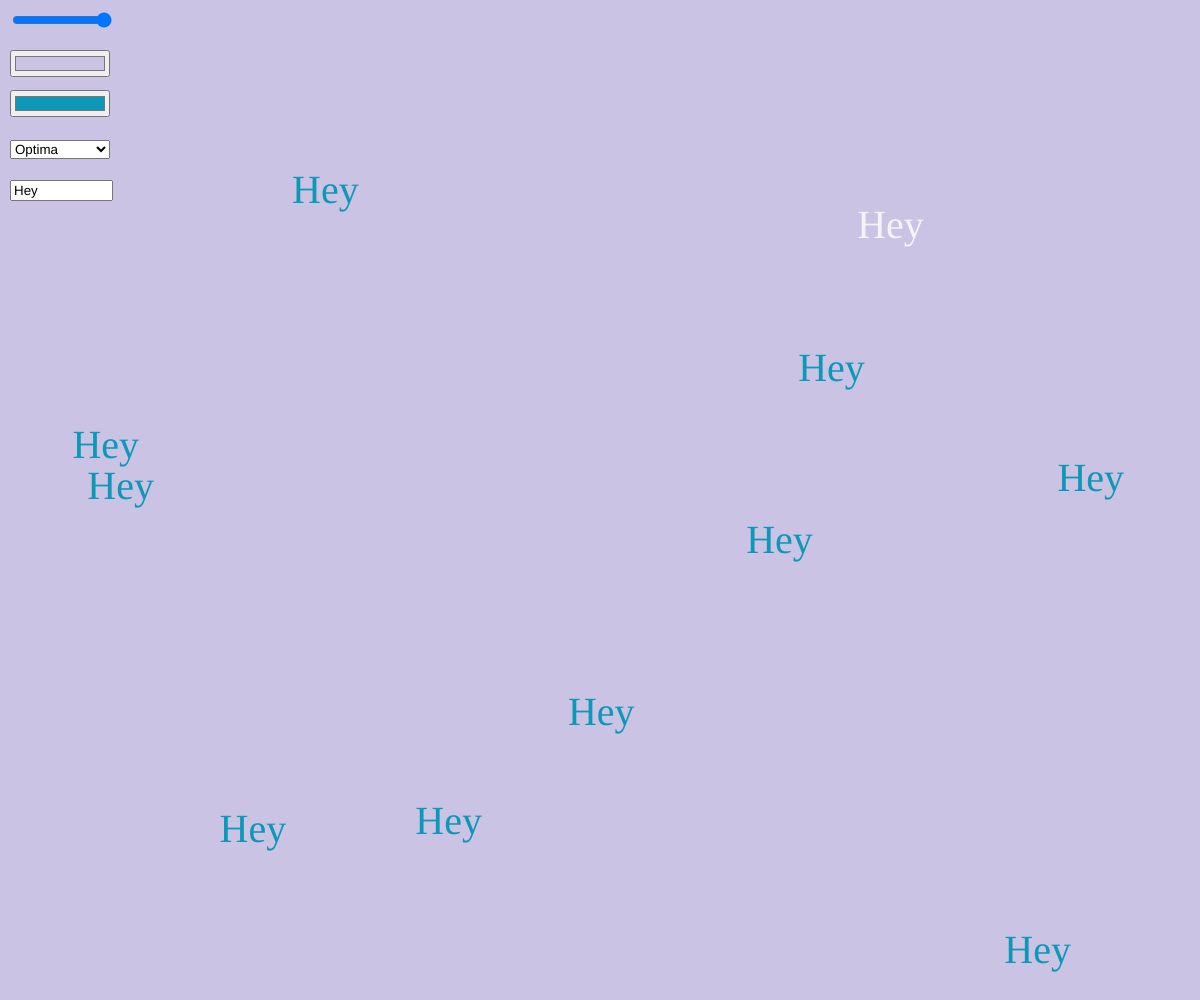
Frame 1 (no input)
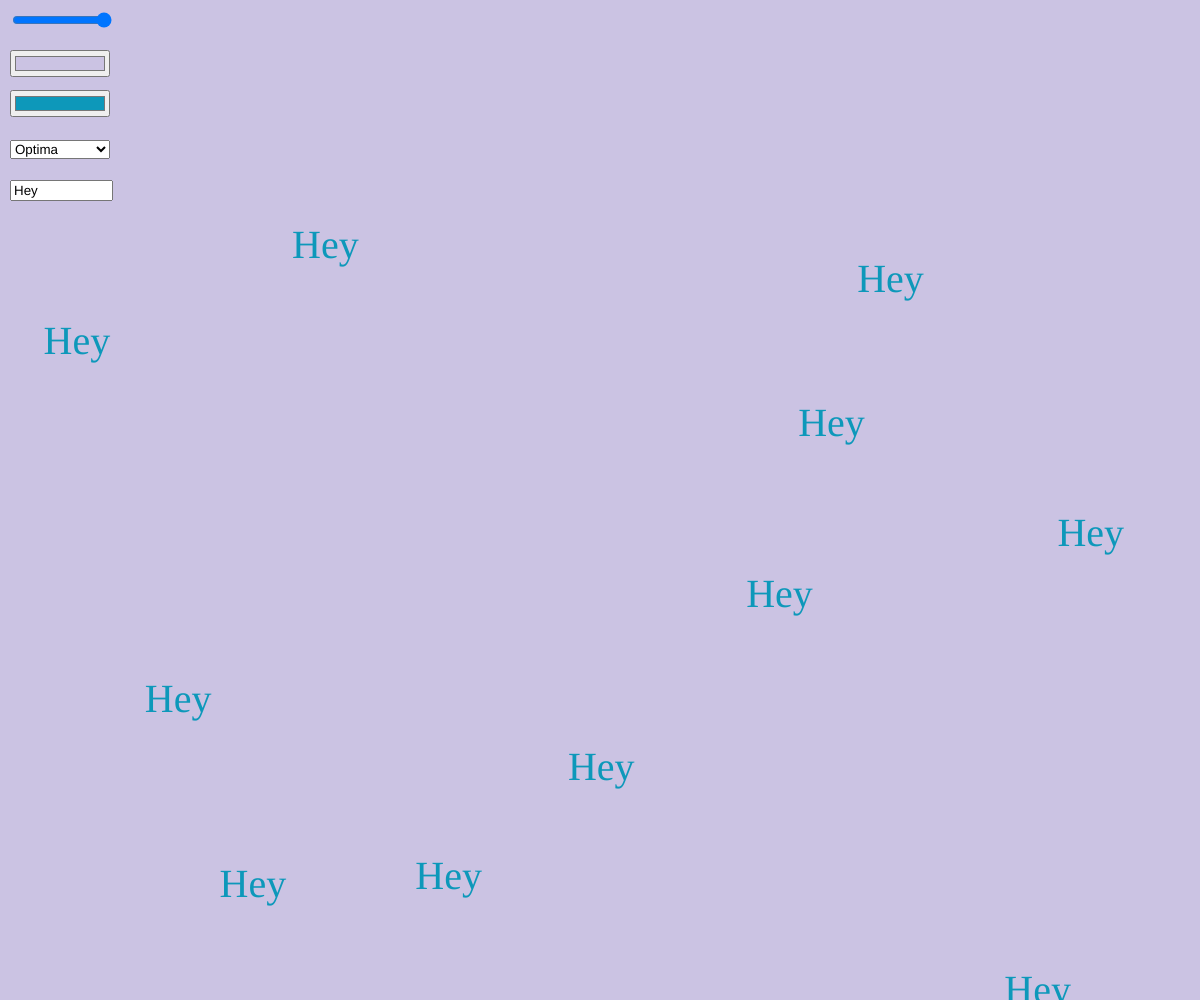
Frame 60 (no input)
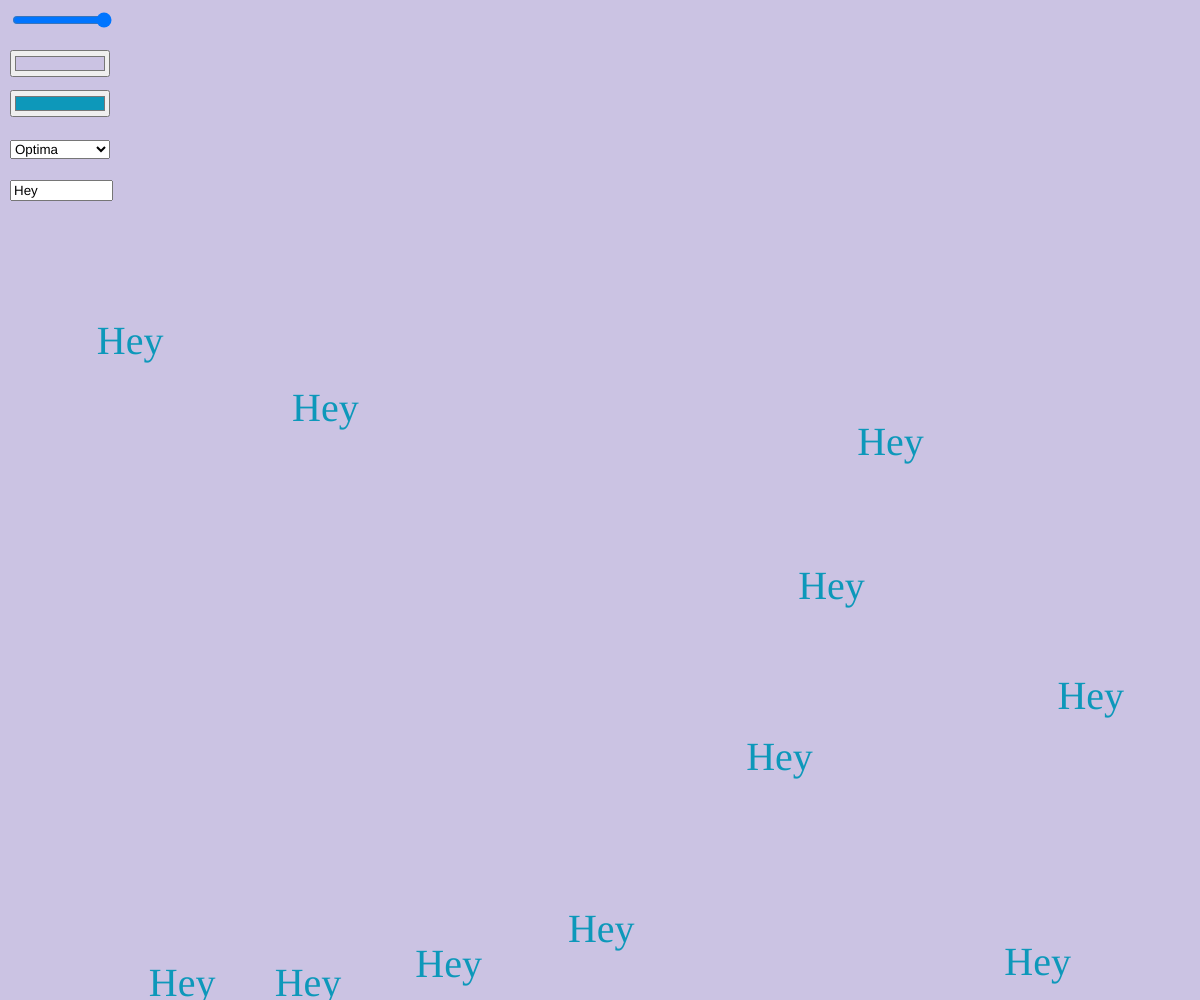
Frame 120 (the mouse pressed at the canvas centre since frame 60)

The p5.js sketch that drew these frames (run headless with seeded random() and noise() and a simulated clock; from frame 60 on, the mouse is pressed at the canvas centre):

// p5.js sketch
// ── sketch.js

let numBalls = 13;
let spring = 0.05;
let gravity = 0.03;
let friction = -0.9;
let balls = [];


let tsize
let colorPicker;
let colorPicker2;
let sel
var inp;


var textin = "Hey";

function setup() {
  createCanvas(windowWidth, windowHeight);
  for (let i = 0; i < numBalls; i++) {
    balls[i] = new Ball(
      random(width),
      random(height),
      random(30, 70),
      i,
      balls
    );
  }
  noStroke();
  fill(255, 204);
  
  tsize = createSlider(0, 40, 80);
  tsize .addClass('Slider1');
  tsize.position(10, 10);
  tsize.style('width', '100px');
  
  colorPicker = createColorPicker("#CBC3E3");
  colorPicker .addClass('Picker');
  colorPicker.position(10, 50);
  colorPicker.style("width", "100px");

  colorPicker2 = createColorPicker("#0D98BA");
  colorPicker2 .addClass('Picker2');
  colorPicker2.position(10, 90);
  colorPicker2.style("width", "100px");
  
  inp = createInput(textin);
  inp .addClass('type');
  inp.position(10, 180);
  inp.size(95);
  //inp.input(myInputEvent);
  
  
  sel = createSelect();
  sel .addClass('textSel');
  sel.position(10, 140);
  sel.option("Optima");
  sel.option("American Typewriter");
  sel.option("Bohem Vintage");
  sel.option("Apple Chancery");
  sel.option("Andale Mono");
  sel.option("Bradley Hand");
  sel.selected("Optima");
  sel.style("width", "100px");


  
}

function draw() {
background(colorPicker.color());
  
  balls.forEach(ball => {
    ball.collide();
    ball.move();
    ball.display();
  });
}


class Ball {
  constructor(xin, yin, din, idin, oin) {
    this.x = xin;
    this.y = yin;
    this.vx = 0;
    this.vy = 0;
    this.diameter = din;
    this.id = idin;
    this.others = oin;
  }

  collide() {
    for (let i = this.id + 1; i < numBalls; i++) {
      // console.log(others[i]);
      let dx = this.others[i].x - this.x;
      let dy = this.others[i].y - this.y;
      let distance = sqrt(dx * dx + dy * dy);
      let minDist = this.others[i].diameter / 2 + this.diameter / 2;
      //   console.log(distance);
      //console.log(minDist);
      if (distance < minDist) {
        //console.log("2");
        let angle = atan2(dy, dx);
        let targetX = this.x + cos(angle) * minDist;
        let targetY = this.y + sin(angle) * minDist;
        let ax = (targetX - this.others[i].x) * spring;
        let ay = (targetY - this.others[i].y) * spring;
        this.vx -= ax;
        this.vy -= ay;
        this.others[i].vx += ax;
        this.others[i].vy += ay;
      }
    }
  }

  move() {
    this.vy += gravity;
    this.x += this.vx;
    this.y += this.vy;
    if (this.x + this.diameter / 2 > width) {
      this.x = width - this.diameter / 2;
      this.vx *= friction;
    } else if (this.x - this.diameter / 2 < 0) {
      this.x = this.diameter / 2;
      this.vx *= friction;
    }
    if (this.y + this.diameter / 2 > height) {
      this.y = height - this.diameter / 2;
      this.vy *= friction;
    } else if (this.y - this.diameter / 2 < 0) {
      this.y = this.diameter / 2;
      this.vy *= friction;
    }

  }

  display() {
    textFont(sel.value());
    textSize(tsize.value());
    text(inp.value(), this.x, this.y, this.diameter, this.diameter);
    fill(colorPicker2.color());
  }
   
}


function windowResized() {
  clear();
  resizeCanvas(windowWidth, windowHeight);
  
}


// ── style.css
html, body {
  margin: 0;
  padding: 0;
  overflow: hidden;
}
canvadisplay block{
}

.Slider1{
  -webkit-appearance: none;
  width: 100%;
  height: 25px;
  background: lightgreen;
  outline: none;
  border-radius: 20px;
  margin: 5px;
  cursor: pointer;
}

.Slider1::-webkit-slider-thumb {
  -webkit-appearance: none;
  appearance: none;
  width: 15px;
  height: 25px;
  background: #04AA6D;
  cursor: pointer;
}

.Slider1:hover {
  background: green;
}

.Picker{
 border: 3px solid white;
 border-radius: 28px;
 padding: 1px;
 margin: 5px;
cursor: pointer;
}

.Picker:hover{
  background: #CDCDCD;
}

.Picker2{
 border: 3px solid #FFFFFF;
 border-radius: 28px;
 padding: 1px;
 margin: 5px;
cursor: pointer;
}

.Picker2:hover{
  background: #CDCDCD;
}

.textSel{
 -webkit-appearance: none;
  width: 100%;
  height: 25px;
  background: lightgreen;
  outline: none;
  border-radius: 28px; 
  border: 2px solid lightgreen;
  margin: 5px;
  cursor: pointer;
}

.textSel:hover {
  background: green;
}

.type{
 -webkit-appearance: none;
 width: 100%;
 height: 20px;
 background: lightgreen;
 outline: none;
 border-radius: 28px; 
 border: 2px solid lightgreen;
 margin: 5px;
}
